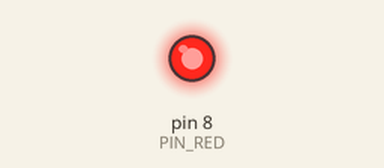
The sketch below on a simulated Arduino Uno, built with avr-gcc and run on an emulated ATmega328P. Parts: output pins drawn as LEDs (lit = HIGH). What the sketch prints to the serial monitor is not drawn.

Above: at 20.1 s.
At 40.6 s:
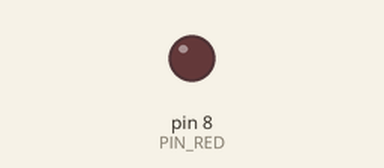
Timing chart, 0 to 53.4 s (numbered marks = the images above):
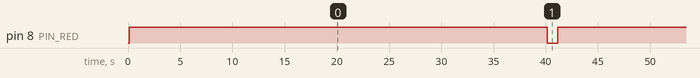

Measured:
- by itself, pin 8 (PIN_RED): alternates HIGH for 40.0 s and LOW for 1.0 s

The sketch:

exercise-3-types.ino
```cpp
/*
 * WEEK 1 · EXERCISE 3 — Types, and where they break
 * ------------------------------------------------------------------
 * GOAL
 *   Meet the four types you need, then deliberately destroy one of
 *   them and watch the board lie to you with total confidence.
 *
 * WIRING
 *   Red 8, yellow 9, green 10. Barely used -- this one is mostly
 *   Serial output.
 *
 * ------------------------------------------------------------------
 * PART 1 -- THE TOUR
 *
 *   Declare one of each, above setup(), and print all four in setup():
 *
 *       int           flashCount   = 3;
 *       unsigned long cycleMs      = 9000;
 *       bool          isRunning    = true;
 *       byte          brightness   = 200;
 *
 *   Predict what bool prints BEFORE you upload. It is not the word
 *   "true". Write down your guess, then look.
 *
 *   Optional, and worth ten seconds: print sizeof(int) and
 *   sizeof(unsigned long). Those are the number of BYTES each box
 *   takes. The board has 2048 of them in total.
 *
 * ------------------------------------------------------------------
 * PART 2 -- THE OVERFLOW
 *
 *   This is the part that matters.
 *
 *       int waitMs = 20000;
 *       waitMs = waitMs + 20000;
 *       Serial.println(waitMs);
 *
 *   PREDICT IN WRITING FIRST. Then upload.
 *
 *   You did not get 40000. You got a negative number, the compiler
 *   said nothing, and no error was reported at any point. The board
 *   is entirely satisfied with its answer.
 *
 *   Record what you saw in reference/mistakes.md, under LOGIC ERRORS
 *   -- not compiler errors. There was no compiler error. That is the
 *   whole point, and it is why that section of the file exists.
 *
 *   NOW FIX IT: change the type to unsigned long and run it again.
 *
 *   Then answer, in writing: an int on this board stops at 32767.
 *   Expressed in seconds, how long is 32767 milliseconds? Is that a
 *   duration you might plausibly have wanted to use?
 *
 * ------------------------------------------------------------------
 * PART 3 -- THE CONSEQUENCE
 *
 *   Take the BROKEN version back (int, holding the negative number)
 *   and pass it to delay():
 *
 *       digitalWrite(PIN_RED, HIGH);
 *       delay(waitMs);
 *
 *   Upload and watch. The LED comes on and stays on.
 *
 *   delay() takes an unsigned long -- a type with no negatives. Your
 *   negative int gets reinterpreted, bit for bit, as an enormous
 *   positive one. Roughly 50 days.
 *
 *   Press the reset button. Nothing is damaged.
 *
 *   This is what a type error looks like in practice: not a crash,
 *   not a message. A program that sits there, apparently working,
 *   doing something insane for a reason you cannot see.
 *
 * ------------------------------------------------------------------
 * THE POINT
 *   Types are not bureaucracy the language imposes on you. They are a
 *   statement about what values are possible, and picking the wrong
 *   one produces bugs that compile cleanly, run happily, and lie.
 *
 *   Rule for the rest of this plan: any value in milliseconds that
 *   might be added to another one is an unsigned long.
 */


/*
 * WRITTEN PREDICTIONS (recorded before the experimental upload)
 * bool true should print 1. The four values should be 3, 9000, 1, 200.
 * On this UNO, sizeof(int) should be 2 and sizeof(unsigned long) 4.
 * The broken int sum is expected to show -25536; the corrected sum 40000.
 * The broken delay should keep the red LED on for a very long time.
 *
 * RESULTS
 * The experimental Serial output matched those predictions.
 * The broken delay value printed 4294941760 ms (about 49.7 days).
 * The student confirmed the expected behavior of the broken experiment.
 * The corrected upload printed "Corrected waitMs: 40000".
 * The student also confirmed the final 40-second-on / 1-second-off cycle.
 * Signed overflow is not a reliable wrapping rule to use in C++ programs.
 *
 * WRITTEN ANSWER
 * 32767 ms is 32.767 seconds. Yes, this is a realistic waiting time.
 * int is too small for some time values on this UNO. Using unsigned long
 * before adding the times lets this program hold the correct value 40000.
 */


int flashCount = 3;
unsigned long cycleMs = 9000;
bool isRunning = true;
byte brightness = 200;

const int PIN_RED = 8;


unsigned long waitMs = 20000;

void setup() {
  Serial.begin(9600);
  pinMode(PIN_RED, OUTPUT);

  Serial.println("PART 1 - TYPES");
  Serial.print("flashCount: ");
  Serial.println(flashCount);
  Serial.print("cycleMs: ");
  Serial.println(cycleMs);
  Serial.print("isRunning: ");
  Serial.println(isRunning);
  Serial.print("brightness: ");
  Serial.println(brightness);
  Serial.print("sizeof(int): ");
  Serial.println(sizeof(int));
  Serial.print("sizeof(unsigned long): ");
  Serial.println(sizeof(unsigned long));


  waitMs = waitMs + 20000;
  Serial.print("Corrected waitMs: ");
  Serial.println(waitMs);
  Serial.println("Red: 40 seconds on, 1 second off, repeating.");
}

void loop() {
  digitalWrite(PIN_RED, HIGH);
  delay(waitMs);
  digitalWrite(PIN_RED, LOW);
  delay(1000);
}
```
